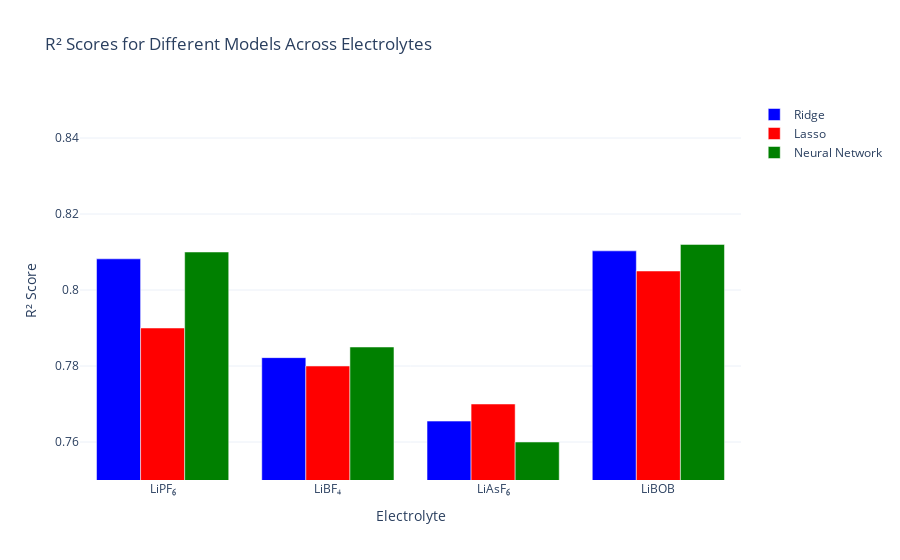

The cell this chart's notebook holds for it:
### Code cell
import plotly.graph_objects as go

# Datasets (electrolytes)
datasets = ["LiPF₆", "LiBF₄", "LiAsF₆", "LiBOB"]

# R² scores for each model on each dataset
ridge_r2 = [0.8082, 0.7822, 0.7655, 0.8103]
lasso_r2 = [0.79, 0.78, 0.77, 0.805] # Random data
nn_r2 = [0.81, 0.785, 0.76, 0.812]  # Random data

# Create bars for each model
fig = go.Figure()

fig.add_trace(go.Bar(x=datasets, y=ridge_r2, name="Ridge", marker_color="blue"))
fig.add_trace(go.Bar(x=datasets, y=lasso_r2, name="Lasso", marker_color="red"))
fig.add_trace(go.Bar(x=datasets, y=nn_r2, name="Neural Network", marker_color="green"))

# Layout
fig.update_layout(
    title="R² Scores for Different Models Across Electrolytes",
    xaxis_title="Electrolyte",
    yaxis_title="R² Score",
    barmode="group",  # 'group' places bars side by side; use 'stack' for stacked bars
    template="plotly_white",
    yaxis=dict(range=[0.75, 0.85])
)

fig.show()

### Figure 1 — Plotly figure (JSON) as saved in the notebook; plotly's stock layout.template omitted (floating-point values rounded to 4 significant figures)
{"data": [{"marker": {"color": "blue"}, "name": "Ridge", "type": "bar", "x": ["LiPF₆", "LiBF₄", "LiAsF₆", "LiBOB"], "y": [0.8082, 0.7822, 0.7655, 0.8103]}, {"marker": {"color": "red"}, "name": "Lasso", "type": "bar", "x": ["LiPF₆", "LiBF₄", "LiAsF₆", "LiBOB"], "y": [0.79, 0.78, 0.77, 0.805]}, {"marker": {"color": "green"}, "name": "Neural Network", "type": "bar", "x": ["LiPF₆", "LiBF₄", "LiAsF₆", "LiBOB"], "y": [0.81, 0.785, 0.76, 0.812]}], "layout": {"barmode": "group", "title": {"text": "R² Scores for Different Models Across Electrolytes"}, "xaxis": {"title": {"text": "Electrolyte"}}, "yaxis": {"range": [0.75, 0.85], "title": {"text": "R² Score"}}}}
